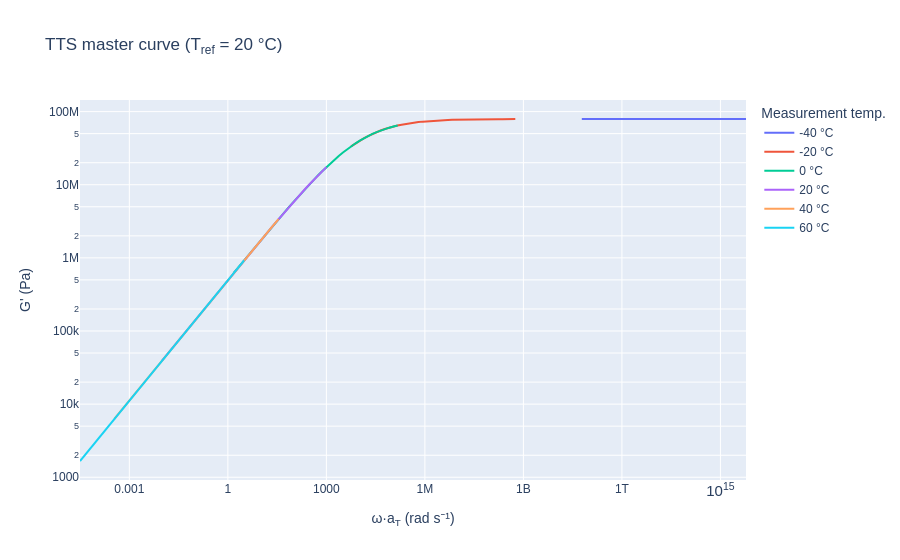

Notebook code for this chart:
### Code cell
fig_tts = px.line(
    tts_df,
    x='omega_shifted',
    y='Gprime',
    color='temp_label',
    log_x=True,
    log_y=True,
    labels={
        'omega_shifted': 'ω·a<sub>T</sub> (rad s⁻¹)',
        'Gprime': "G' (Pa)",
        'temp_label': 'Temperature'
    },
    title=f"TTS master curve (T<sub>ref</sub> = {int(T_ref)} °C)",
    hover_data={'aT': True, 'log_aT': True, 'temperature': True, 'temp_label': False}
)

# Custom hover template: show temperature, aT and the original label clearly
fig_tts.update_traces(
    hovertemplate=(
        '<b>%{customdata[0]} °C</b><br>'
        'ω·a<sub>T</sub>: %{x:.3e} rad s⁻¹<br>'
        "G': %{y:.3e} Pa<br>"
        'a<sub>T</sub>: %{customdata[1]:.4f}<br>'
        'log(a<sub>T</sub>): %{customdata[2]:.3f}'
        '<extra></extra>'    # suppresses the default trace name box
    ),
    customdata=tts_df[['temperature', 'aT', 'log_aT']].values
)

fig_tts.update_layout(
    legend_title_text='Measurement temp.',
    font_family='Arial',
    hovermode='closest'
)

fig_tts.show()
